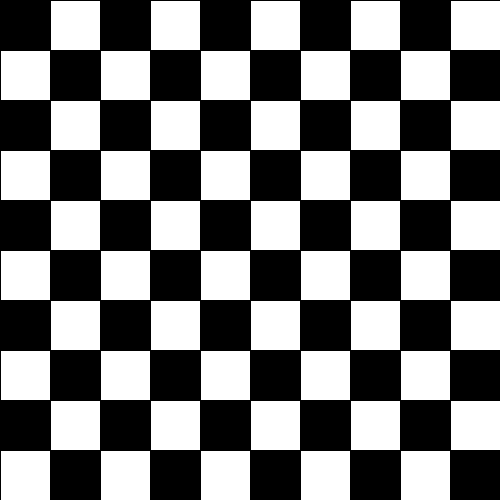
Frame 1 (no input)
Frame 2 (the mouse pressed at the canvas centre, redrawn once): identical to frame 1, image omitted

The Processing sketch that drew this single still picture (run headless with seeded random() and noise(); the mouse was pressed at the canvas centre and the sketch redrawn once):

// Processing sketch: sketch_4checkpoint1
// ── sketch_4checkpoint1.pde
void setup() {
  size(500, 500);
  noLoop();
}

void draw() {
  int s = 50;
  
  for (int row = 0; row < 10; row++) {
    for (int col = 0; col < 10; col++) {
      if ((row + col) % 2 == 0) {
        fill(0);
      } else {
        fill(255);
      }
      rect(col * s, row * s, s, s);
    }
  }
}
